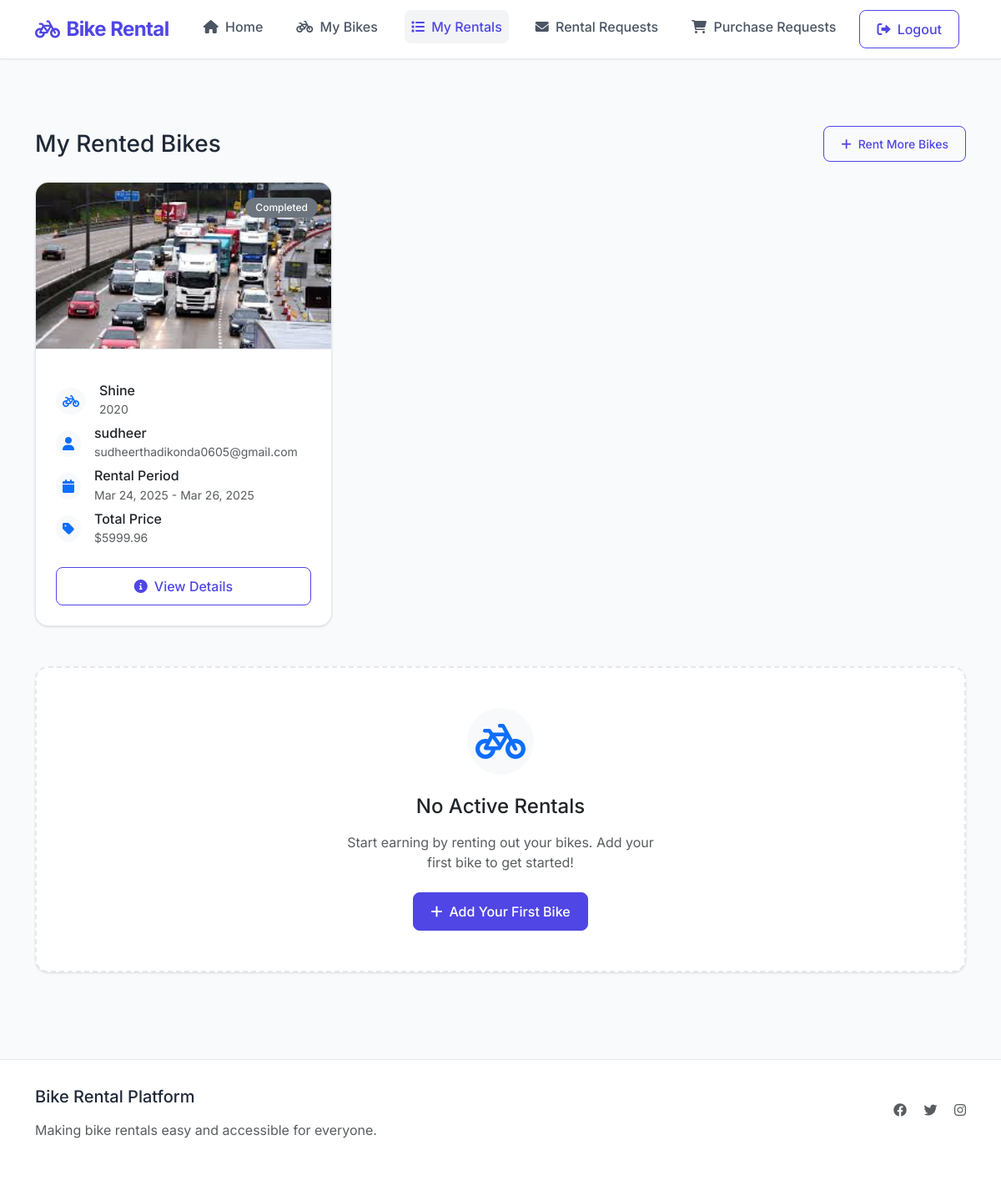
The page /rentals/my-rentals (signed in) on the database its author committed.
### app.py (models this page shows)
class Rental(db.Model):
    id = db.Column(db.Integer, primary_key=True)
    bike_id = db.Column(db.Integer, db.ForeignKey('bike.id'), nullable=False)
    renter_id = db.Column(db.Integer, db.ForeignKey('user.id'), nullable=False)
    owner_id = db.Column(db.Integer, db.ForeignKey('user.id'), nullable=False)
    start_date = db.Column(db.DateTime, nullable=False)
    end_date = db.Column(db.DateTime, nullable=False)
    total_price = db.Column(db.Float, nullable=False)
    status = db.Column(db.String(20), nullable=False, default='pending')  # pending, active, completed, cancelled
    created_at = db.Column(db.DateTime, default=datetime.utcnow)

class Bike(db.Model):
    id = db.Column(db.Integer, primary_key=True)
    created_at = db.Column(db.DateTime, default=datetime.utcnow)
    brand = db.Column(db.String(50), nullable=False)
    model = db.Column(db.String(100), nullable=False)
    year = db.Column(db.Integer, nullable=False)
    engine_cc = db.Column(db.Integer, nullable=False)
    km_driven = db.Column(db.Integer, nullable=False)
    mileage = db.Column(db.Float, nullable=False)
    condition = db.Column(db.String(50), nullable=False)
    description = db.Column(db.Text, nullable=False)
    owner_id = db.Column(db.Integer, db.ForeignKey('user.id'), nullable=False)
    is_available = db.Column(db.Boolean, default=True)
    listing_type = db.Column(db.String(10), nullable=False)  # 'rent' or 'sale'
    price_per_day = db.Column(db.Float, nullable=True)
    sale_price = db.Column(db.Float, nullable=True)
    image_url_1 = db.Column(db.String(200))
    image_url_2 = db.Column(db.String(200))
    image_url_3 = db.Column(db.String(200))
    rentals = db.relationship('Rental', backref='bike', lazy=True)
    rental_requests = db.relationship('RentalRequest', backref='bike', lazy=True)
    bike_purchases = db.relationship('Purchase', backref=db.backref('bike_details', lazy=True))

class User(db.Model):
    id = db.Column(db.Integer, primary_key=True)
    username = db.Column(db.String(80), unique=True, nullable=False)
    email = db.Column(db.String(120), unique=True, nullable=False)
    password_hash = db.Column(db.String(128))
    mobile = db.Column(db.String(15))
    owned_bikes = db.relationship('Bike', backref=db.backref('owner_user', lazy=True), foreign_keys='Bike.owner_id')
    purchases_made = db.relationship('Purchase', foreign_keys='Purchase.buyer_id', backref=db.backref('buyer_user', lazy=True))
    purchases_sold = db.relationship('Purchase', foreign_keys='Purchase.seller_id', backref=db.backref('seller_user', lazy=True))
    rentals_given = db.relationship('Rental', foreign_keys='Rental.owner_id', backref='owner', lazy=True)
    rentals_taken = db.relationship('Rental', foreign_keys='Rental.renter_id', backref='renter', lazy=True)

### app.py (the view)
@app.route('/rentals/my-rentals')
@login_required
def my_rentals():
    my_rentals = Rental.query.filter_by(
        renter_id=session['user_id']
    ).order_by(Rental.created_at.desc()).all()
    owned_bikes = Bike.query.filter_by(owner_id=session['user_id']).with_entities(Bike.id).all()
    owned_bike_ids = [bike[0] for bike in owned_bikes]
    rentals_of_my_bikes = Rental.query.filter(
        Rental.bike_id.in_(owned_bike_ids)
    ).order_by(Rental.created_at.desc()).all() if owned_bike_ids else []
    print(f"User ID: {session['user_id']}")
    print(f"My rentals count: {len(my_rentals)}")
    print(f"Rentals of my bikes count: {len(rentals_of_my_bikes)}")
    return render_template('my_rentals.html',
                         my_rentals=my_rentals,
                         rentals_of_my_bikes=rentals_of_my_bikes)

### templates/my_rentals.html (shortened to what this page needs)
{% extends "base.html" %}
{% block content %}
<div class="container py-4">
    <div class="mb-5">
        <div class="d-flex justify-content-between align-items-center mb-4">
            <h2 class="h3 mb-0">My Rented Bikes</h2>
            <a href="{{ url_for('index') }}" class="btn btn-outline-primary btn-sm">
                <i class="fas fa-plus me-2"></i>Rent More Bikes
            </a>
        </div>
        {% if my_rentals %}
            <div class="row g-4">
                {% for rental in my_rentals %}
                    <div class="col-md-6 col-lg-4">
                        <div class="card h-100 position-relative">
                            <div class="position-absolute top-0 end-0 m-3 z-1">
                                <span class="badge {% if rental.status == 'active' %}bg-success{% elif rental.status == 'pending' %}bg-warning{% else %}bg-secondary{% endif %}">
                                    {{ rental.status|title }}
                                </span>
                            </div>
                            {% if rental.bike.image_url_1 %}
                                <img src="../static/{{ rental.bike.image_url_1.replace('\\', '/') }}"
                                     class="card-img-top" alt="{{ rental.bike.name }}"
                                     style="height: 200px; object-fit: cover;">
                            {% else %}
                                <div class="card-img-top bg-light d-flex align-items-center justify-content-center" style="height: 200px;">
                                    <i class="fas fa-bicycle fa-3x text-muted"></i>
                                </div>
                            {% endif %}
                            <div class="card-body">
                                <div class="mb-4">
                                    <div class="d-flex align-items-center mb-2">
                                        <div class="flex-shrink-0 me-3">
                                            <span class="bg-light rounded-circle p-2 d-inline-flex">
                                                <i class="fas fa-bicycle text-primary"></i>
                                            </span>
                                        </div>
                                        <div class="flex-grow-1">
                                            <h6 class="mb-0">{{ rental.bike.model }}</h6>
                                            <small class="text-muted">{{ rental.bike.year }}</small>
                                        </div>
                                    </div>
                                    <div class="d-flex align-items-center mb-2">
                                        <div class="flex-shrink-0 me-3">
                                            <span class="bg-light rounded-circle p-2 d-inline-flex">
                                                <i class="fas fa-user text-primary"></i>
                                            </span>
                                        </div>
                                        <div class="flex-grow-1">
                                            <h6 class="mb-0">{{ rental.bike.owner_user.username }}</h6>
                                            <small class="text-muted">{{ rental.bike.owner_user.email }}</small>
                                        </div>
                                    </div>
                                    <div class="d-flex align-items-center mb-2">
                                        <div class="flex-shrink-0 me-3">
                                            <span class="bg-light rounded-circle p-2 d-inline-flex">
                                                <i class="fas fa-calendar text-primary"></i>
                                            </span>
                                        </div>
                                        <div class="flex-grow-1">
                                            <h6 class="mb-0">Rental Period</h6>
                                            <small class="text-muted">
                                                {{ rental.start_date.strftime('%b %d, %Y') }} - {{ rental.end_date.strftime('%b %d, %Y') }}
                                            </small>
                                        </div>
                                    </div>
                                    <div class="d-flex align-items-center">
                                        <div class="flex-shrink-0 me-3">
                                            <span class="bg-light rounded-circle p-2 d-inline-flex">
                                                <i class="fas fa-tag text-primary"></i>
                                            </span>
                                        </div>
                                        <div class="flex-grow-1">
                                            <h6 class="mb-0">Total Price</h6>
                                            <small class="text-muted">${{ "%.2f"|format(rental.total_price) }}</small>
                                        </div>
                                    </div>
                                </div>
                                <div class="d-grid gap-2">
                                    <a href="{{ url_for('view_bike', bike_id=rental.bike.id) }}"
                                       class="btn btn-outline-primary">
                                        <i class="fas fa-info-circle me-2"></i>View Details
                                    </a>
                                </div>
                            </div>
                        </div>
                    </div>
                {% endfor %}
            </div>
        {% endif %}
    </div>
        {% if rentals_of_my_bikes %}
            <div class="row g-4">
                {% for rental in rentals_of_my_bikes %}
                    <div class="col-md-6 col-lg-4">
                        <div class="card h-100 position-relative">
                            <div class="position-absolute top-0 end-0 m-3 z-1">
                                <span class="badge {% if rental.status == 'active' %}bg-success{% elif rental.status == 'pending' %}bg-warning{% else %}bg-secondary{% endif %}">
                                    {{ rental.status|title }}
                                </span>
                            </div>
                            {% if rental.bike.image_url_1 %}
                                <img src="../static/{{ rental.bike.image_url_1.replace('\\', '/') }}"
                                     class="card-img-top" alt="{{ rental.bike.name }}"
                                     style="height: 200px; object-fit: cover;">
                            {% else %}
                                <div class="card-img-top bg-light d-flex align-items-center justify-content-center" style="height: 200px;">
                                    <i class="fas fa-bicycle fa-3x text-muted"></i>
                                </div>
                            {% endif %}
                            <div class="card-body">
                                <h5 class="card-title mb-3">{{ rental.bike.name }}</h5>
                                <div class="mb-4">
                                    <div class="d-flex align-items-center mb-2">
                                        <div class="flex-shrink-0 me-3">
                                            <span class="bg-light rounded-circle p-2 d-inline-flex">
                                                <i class="fas fa-bicycle text-primary"></i>
                                            </span>
                                        </div>
                                        <div class="flex-grow-1">
                                            <h6 class="mb-0">{{ rental.bike.model }}</h6>
                                            <small class="text-muted">{{ rental.bike.year }}</small>
                                        </div>
                                    </div>
                                    <div class="d-flex align-items-center mb-2">
                                        <div class="flex-shrink-0 me-3">
                                            <span class="bg-light rounded-circle p-2 d-inline-flex">
                                                <i class="fas fa-user text-primary"></i>
                                            </span>
                                        </div>
                                        <div class="flex-grow-1">
                                            <h6 class="mb-0">{{ rental.renter.username }}</h6>
                                            <small class="text-muted">{{ rental.renter.email }}</small>
                                            {% if rental.renter.mobile %}
                                                <br><small class="text-muted">{{ rental.renter.mobile }}</small>
                                            {% endif %}
                                        </div>
                                    </div>
                                    <div class="d-flex align-items-center mb-2">
                                        <div class="flex-shrink-0 me-3">
                                            <span class="bg-light rounded-circle p-2 d-inline-flex">
                                                <i class="fas fa-calendar text-primary"></i>
                                            </span>
                                        </div>
                                        <div class="flex-grow-1">
                                            <h6 class="mb-0">Rental Period</h6>
                                            <small class="text-muted">
                                                {{ rental.start_date.strftime('%b %d, %Y') }} - {{ rental.end_date.strftime('%b %d, %Y') }}
                                            </small>
                                        </div>
                                    </div>
                                    <div class="d-flex align-items-center">
                                        <div class="flex-shrink-0 me-3">
                                            <span class="bg-light rounded-circle p-2 d-inline-flex">
                                                <i class="fas fa-tag text-primary"></i>
                                            </span>
                                        </div>
                                        <div class="flex-grow-1">
                                            <h6 class="mb-0">Total Price</h6>
                                            <small class="text-muted">${{ "%.2f"|format(rental.total_price) }}</small>
                                        </div>
                                    </div>
                                </div>
                                <div class="d-grid gap-2">
                                    <a href="{{ url_for('view_bike', bike_id=rental.bike.id) }}"
                                       class="btn btn-outline-primary">
                                        <i class="fas fa-info-circle me-2"></i>View Details
                                    </a>
                                    {% if rental.status == 'active' %}
                                        <button type="button" class="btn btn-success"
                                                onclick="markRentalComplete({{ rental.id }})">
                                            <i class="fas fa-check me-2"></i>Mark as Complete
                                        </button>
                                    {% endif %}
                                </div>
                            </div>
                        </div>
                    </div>
                {% endfor %}
            </div>
        {% else %}
            <div class="card border-dashed">
                <div class="card-body text-center py-5">
                    <div class="empty-state-container">
                        <div class="empty-state-icon bg-light rounded-circle mx-auto mb-4">
                            <i class="fas fa-bicycle fa-3x text-primary"></i>
                        </div>
                        <h3 class="h4 mb-3">No Active Rentals</h3>
                        <p class="text-muted mb-4">Start earning by renting out your bikes. Add your first bike to get started!</p>
                        <a href="{{ url_for('add_bike') }}" class="btn btn-primary">
                            <i class="fas fa-plus me-2"></i>Add Your First Bike
                        </a>
                    </div>
                </div>
            </div>
        {% endif %}
    </div>
{% endblock %}

### rows shown on the page
Rental: status "Completed", bike.model "Shine", bike.year "2020", bike.owner_user.username "sudheer", bike.owner_user.email "sudheerthadikonda0605@gmail.com", start_date "Mar 24, 2025", end_date "Mar 26, 2025", total_price "5999.96"
